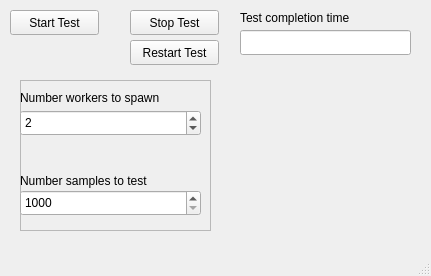
<?xml version="1.0" encoding="UTF-8"?>
<ui version="4.0">
 <class>MainWindow</class>
 <widget class="QMainWindow" name="MainWindow">
  <property name="geometry">
   <rect>
    <x>0</x>
    <y>0</y>
    <width>431</width>
    <height>276</height>
   </rect>
  </property>
  <property name="windowTitle">
   <string>MainWindow</string>
  </property>
  <widget class="QWidget" name="centralwidget">
   <widget class="QPushButton" name="start_btn">
    <property name="geometry">
     <rect>
      <x>10</x>
      <y>10</y>
      <width>89</width>
      <height>25</height>
     </rect>
    </property>
    <property name="text">
     <string>Start Test</string>
    </property>
   </widget>
   <widget class="QPushButton" name="stop_btn">
    <property name="geometry">
     <rect>
      <x>130</x>
      <y>10</y>
      <width>89</width>
      <height>25</height>
     </rect>
    </property>
    <property name="text">
     <string>Stop Test</string>
    </property>
   </widget>
   <widget class="QPushButton" name="restart_btn">
    <property name="geometry">
     <rect>
      <x>130</x>
      <y>40</y>
      <width>89</width>
      <height>25</height>
     </rect>
    </property>
    <property name="text">
     <string>Restart Test</string>
    </property>
   </widget>
   <widget class="QFrame" name="frame_2">
    <property name="geometry">
     <rect>
      <x>20</x>
      <y>80</y>
      <width>191</width>
      <height>151</height>
     </rect>
    </property>
    <property name="frameShape">
     <enum>QFrame::StyledPanel</enum>
    </property>
    <property name="frameShadow">
     <enum>QFrame::Raised</enum>
    </property>
    <widget class="QLabel" name="label_2">
     <property name="geometry">
      <rect>
       <x>0</x>
       <y>10</y>
       <width>189</width>
       <height>16</height>
      </rect>
     </property>
     <property name="text">
      <string>Number workers to spawn</string>
     </property>
    </widget>
    <widget class="QSpinBox" name="workers_spinbox">
     <property name="geometry">
      <rect>
       <x>0</x>
       <y>30</y>
       <width>181</width>
       <height>26</height>
      </rect>
     </property>
     <property name="minimum">
      <number>1</number>
     </property>
     <property name="maximum">
      <number>10</number>
     </property>
     <property name="value">
      <number>2</number>
     </property>
    </widget>
    <widget class="QLabel" name="label_3">
     <property name="geometry">
      <rect>
       <x>0</x>
       <y>90</y>
       <width>189</width>
       <height>21</height>
      </rect>
     </property>
     <property name="text">
      <string>Number samples to test</string>
     </property>
    </widget>
    <widget class="QSpinBox" name="samples_spinbox">
     <property name="geometry">
      <rect>
       <x>0</x>
       <y>110</y>
       <width>181</width>
       <height>26</height>
      </rect>
     </property>
     <property name="minimum">
      <number>1000</number>
     </property>
     <property name="maximum">
      <number>999999999</number>
     </property>
     <property name="singleStep">
      <number>1000</number>
     </property>
    </widget>
   </widget>
   <widget class="QLineEdit" name="lineEdit">
    <property name="geometry">
     <rect>
      <x>240</x>
      <y>30</y>
      <width>171</width>
      <height>25</height>
     </rect>
    </property>
   </widget>
   <widget class="QLabel" name="label_4">
    <property name="geometry">
     <rect>
      <x>240</x>
      <y>10</y>
      <width>189</width>
      <height>16</height>
     </rect>
    </property>
    <property name="text">
     <string>Test completion time</string>
    </property>
   </widget>
  </widget>
  <widget class="QMenuBar" name="menubar">
   <property name="geometry">
    <rect>
     <x>0</x>
     <y>0</y>
     <width>431</width>
     <height>22</height>
    </rect>
   </property>
  </widget>
  <widget class="QStatusBar" name="statusbar"/>
 </widget>
 <resources/>
 <connections/>
</ui>
